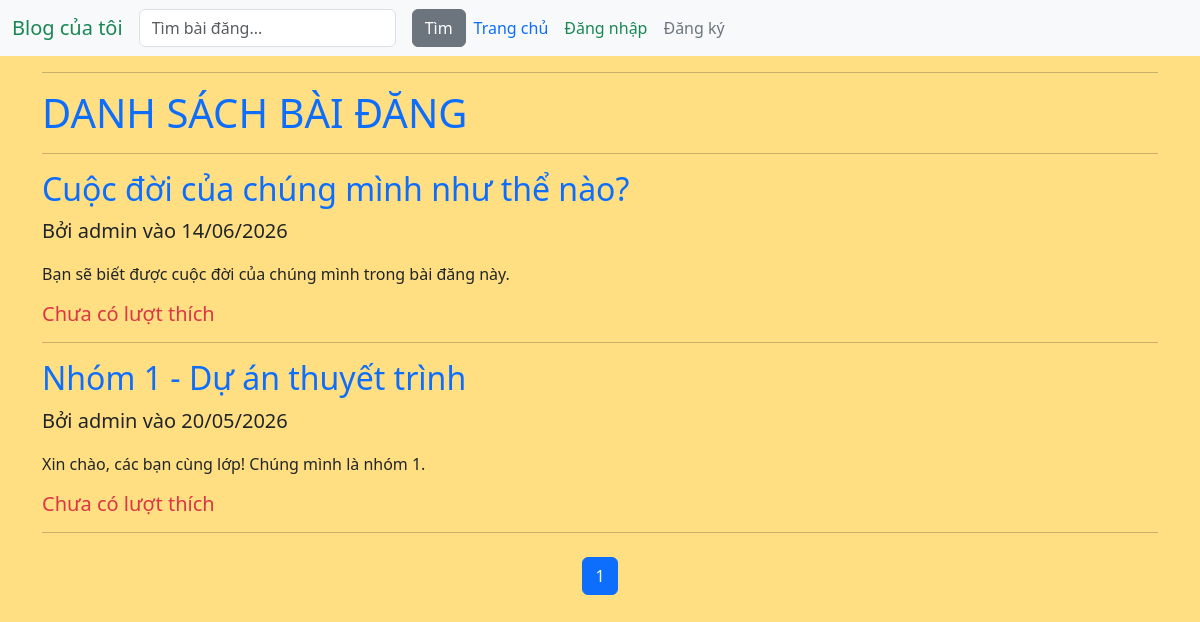
Before: / with the older database file.
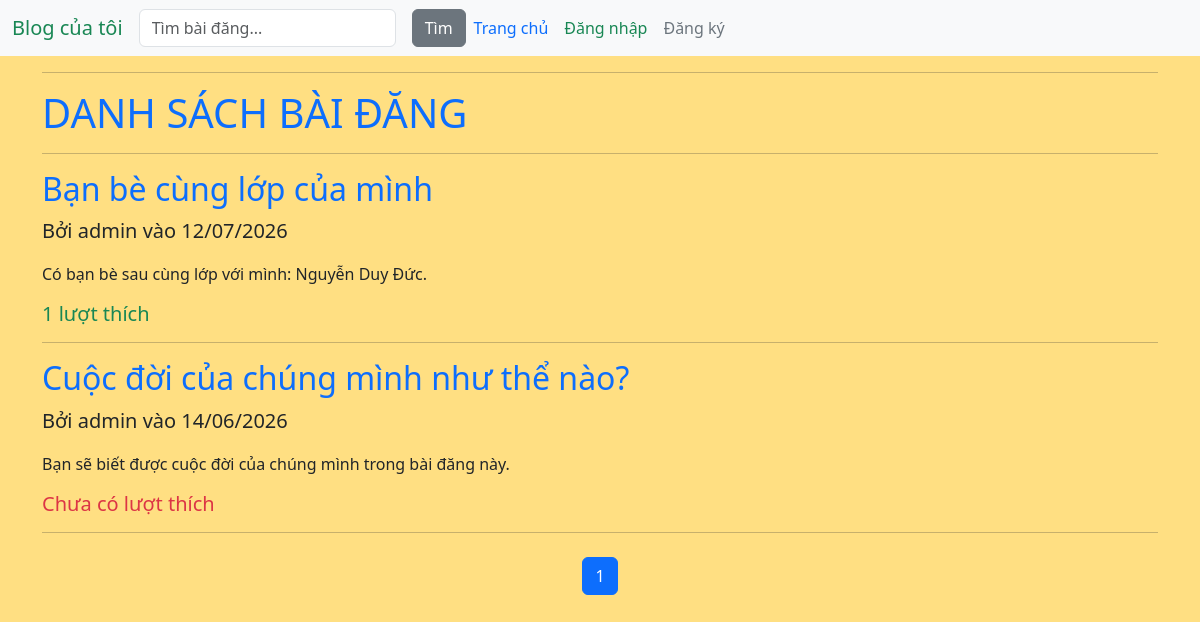
After: the same page with the newer database file.
### blog/models.py (models this page shows, shortened)
class Post(models.Model):
    title = models.CharField(max_length=200)
    likes = models.ManyToManyField(User, related_name='blog_posts', blank=True)
    content = models.TextField()
    created_at = models.DateTimeField(auto_now_add=True)
    updated_at = models.DateTimeField(auto_now=True)
    author = models.ForeignKey(User, on_delete=models.CASCADE, default=1)
    def total_likes(self):
        return self.likes.count()

### blog/views.py (the view)
# urls.py: path("",PostListView.as_view(),name="post_list"),
class PostListView(ListView):
    model = Post
    template_name = "post_list.html"
    context_object_name = "posts"
    ordering = ["-created_at"]
    paginate_by = 3
    def get_queryset(self):
        query = self.request.GET.get('q')
        if query:
            return Post.objects.filter(
                Q(title__icontains=query) | Q(content__icontains=query)
            ).order_by("-created_at")
        return Post.objects.all().order_by("-created_at")

### blog/templates/post_list.html (shortened to what this page needs)
<!DOCTYPE html>
<html lang="vi">
<head>
</head>
{% extends "base.html" %}
{% block content %}
    <hr>
    <h1 class="text-uppercase text-primary">Danh sách bài đăng</h1>
    <hr>
    {% for post in posts %}
    <article>
        <h2><a href="{% url 'post-detail' post.pk %}" class="text-decoration-none link-primary">{{ post.title }}</a></h2>
        <p class="fs-5">Bởi {{ post.author.username }} vào {{ post.created_at|date:"d/m/Y" }}</p>
        <p>{{ post.content|truncatewords:30 }}</p>
        {% if post.total_likes == 0 %}
            <h5 class="text-danger">Chưa có lượt thích</h5>
        {% else %}
            <h5 class="text-success">{{ post.total_likes }} lượt thích</h5>
        {% endif %}
        <hr>
    </article>
    {% empty %}
        <h3 class="text-danger">Chưa có bài đăng nào.</h3>
        <p class="text-muted">Để thêm bài đăng mới, bấm chuột vào nút "Thêm bài mới".</p>
        <a href="{% url 'post-create' %}" class="btn btn-success">Thêm bài mới</a>
    {% endfor %}
    <nav aria-label="Page navigation" class="mt-4">
        <ul class="pagination justify-content-center">
            {% for num in page_obj.paginator.page_range %}
                {% if page_obj.number == num %}
                    <li class="page-item active"><span class="page-link">{{ num }}</span></li>
                {% elif num > page_obj.number|add:'-3' and num < page_obj.number|add:'3' %}
                    <li class="page-item">
                        <a class="page-link" href="?page={{ num }}{% if request.GET.q %}&q={{ request.GET.q }}{% endif %}">{{ num }}</a>
                    </li>
                {% endif %}
        {% endfor %}
        </ul>
    </nav>
{% endblock %}

### blog/templates/base.html (shortened to what this page needs)
<!DOCTYPE html>
<html lang="vi">
<head>
  <link href="https://cdn.jsdelivr.net/npm/bootstrap@5.3.8/dist/css/bootstrap.min.css" rel="stylesheet">
</head>
<body class="bg-warning bg-opacity-50">
  <nav class="navbar navbar-expand-lg bg-light">
  <div class="container-fluid">
    <a class="navbar-brand text-success" href="/blog/">Blog của tôi</a>
    <div class="collapse navbar-collapse" id="navbarSupportedContent">
    <form class="d-flex" action="{% url 'post_list' %}" method="GET">
      <input class="form-control me-3" type="search" name="q" placeholder="Tìm bài đăng..." value="{{ request.GET.q }}">
      <button class="btn btn-secondary">Tìm</button>
    </form>
    <ul class="navbar-nav me-auto mb-2 mb-lg-0">
      <li class="nav-item">
        <a class="nav-link link-primary" href="/blog/">Trang chủ</a>
      </li>
      {% if not user.is_authenticated %}
        <li class="nav-item">
          <a class="nav-link link-success" href="{% url 'login' %}">Đăng nhập</a>
        </li>
        <li class="nav-item">
          <a class="nav-link link-secondary" href="/register">Đăng ký</a>
        </li>
      {% endif %}
    </ul>
    </div>
  </div>
  </nav>
  <main class="container">
      {% block content %}{% endblock %}
  </main>
</body>
</html>

### blog/templates/base.html (style rules this page uses)
.form-control { transition: 0.2s ease-in-out; }

Changed rows visible on the page:
removed Post: title "Nhóm 1 - Dự án thuyết trình", author.username "admin", created_at "20/05/2026", content "Xin chào, các bạn cùng lớp! Chúng mình là nhóm 1.", shows "Chưa có lượt thích"
added Post: title "Bạn bè cùng lớp của mình", author.username "admin", created_at "12/07/2026", content "Có bạn bè sau cùng lớp với mình: Nguyễn Duy Đức.", total_likes "1"
